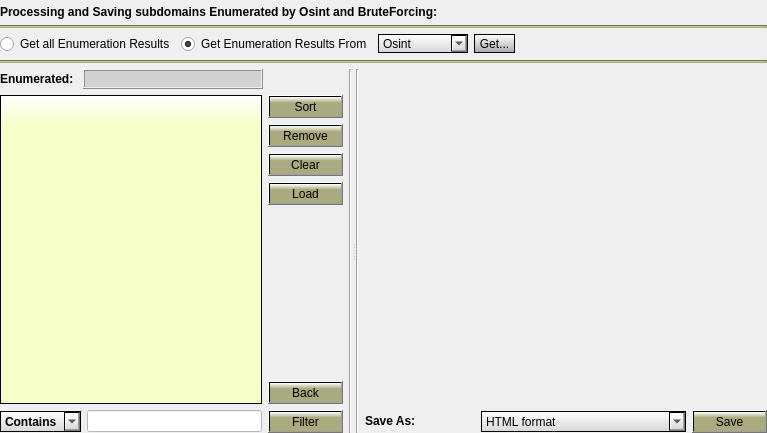
<?xml version="1.0" encoding="UTF-8"?>
<ui version="4.0">
 <class>Save</class>
 <widget class="QDialog" name="Save">
  <property name="geometry">
   <rect>
    <x>0</x>
    <y>0</y>
    <width>767</width>
    <height>433</height>
   </rect>
  </property>
  <property name="windowTitle">
   <string>Dialog</string>
  </property>
  <layout class="QVBoxLayout" name="verticalLayout_3">
   <property name="leftMargin">
    <number>0</number>
   </property>
   <property name="topMargin">
    <number>5</number>
   </property>
   <property name="rightMargin">
    <number>0</number>
   </property>
   <property name="bottomMargin">
    <number>0</number>
   </property>
   <item>
    <layout class="QVBoxLayout" name="verticalLayout_2">
     <item>
      <widget class="QLabel" name="label">
       <property name="sizePolicy">
        <sizepolicy hsizetype="Preferred" vsizetype="Maximum">
         <horstretch>0</horstretch>
         <verstretch>0</verstretch>
        </sizepolicy>
       </property>
       <property name="text">
        <string>&lt;b&gt;Processing and Saving subdomains Enumerated by Osint and BruteForcing:&lt;/b&gt;</string>
       </property>
      </widget>
     </item>
     <item>
      <widget class="Line" name="line_2">
       <property name="sizePolicy">
        <sizepolicy hsizetype="Minimum" vsizetype="Fixed">
         <horstretch>0</horstretch>
         <verstretch>0</verstretch>
        </sizepolicy>
       </property>
       <property name="styleSheet">
        <string notr="true">background-color: rgb(170, 170, 127);</string>
       </property>
       <property name="orientation">
        <enum>Qt::Horizontal</enum>
       </property>
      </widget>
     </item>
    </layout>
   </item>
   <item>
    <layout class="QVBoxLayout" name="verticalLayout_5">
     <item>
      <layout class="QHBoxLayout" name="horizontalLayout_5">
       <item>
        <widget class="QRadioButton" name="radioButton_getAll_Save">
         <property name="text">
          <string>Get all Enumeration Results</string>
         </property>
         <property name="checked">
          <bool>false</bool>
         </property>
        </widget>
       </item>
       <item>
        <widget class="QRadioButton" name="radioButton_getFrom_Save">
         <property name="text">
          <string>Get Enumeration Results From</string>
         </property>
         <property name="checked">
          <bool>true</bool>
         </property>
        </widget>
       </item>
       <item>
        <widget class="QComboBox" name="comboBox_get_Save">
         <property name="sizePolicy">
          <sizepolicy hsizetype="Minimum" vsizetype="Fixed">
           <horstretch>0</horstretch>
           <verstretch>0</verstretch>
          </sizepolicy>
         </property>
         <property name="minimumSize">
          <size>
           <width>90</width>
           <height>19</height>
          </size>
         </property>
         <property name="styleSheet">
          <string notr="true">background-color: qlineargradient(x1: 0, y1: 0, x2: 0, y2: 1, stop: 0 white, stop: 1 rgb(215, 215, 215));
border-style: solid;
border-color: black;
border-width: 1px;
border-radius: 0px;
</string>
         </property>
         <item>
          <property name="text">
           <string>Osint</string>
          </property>
         </item>
         <item>
          <property name="text">
           <string>subBrute</string>
          </property>
         </item>
         <item>
          <property name="text">
           <string>tldBrute</string>
          </property>
         </item>
         <item>
          <property name="text">
           <string>infoBrute</string>
          </property>
         </item>
         <item>
          <property name="text">
           <string>active</string>
          </property>
         </item>
        </widget>
       </item>
       <item>
        <widget class="QToolButton" name="toolButton_get_Save">
         <property name="sizePolicy">
          <sizepolicy hsizetype="Fixed" vsizetype="Fixed">
           <horstretch>0</horstretch>
           <verstretch>0</verstretch>
          </sizepolicy>
         </property>
         <property name="minimumSize">
          <size>
           <width>0</width>
           <height>19</height>
          </size>
         </property>
         <property name="maximumSize">
          <size>
           <width>200</width>
           <height>16777215</height>
          </size>
         </property>
         <property name="toolTip">
          <string/>
         </property>
         <property name="toolTipDuration">
          <number>-1</number>
         </property>
         <property name="styleSheet">
          <string notr="true">background-color: qlineargradient(x1: 0, y1: 0, x2: 0, y2: 1.5, stop: 0 white, stop: 1 grey);
border-style: solid;
border-color: black;
border-width: 1px;
border-radius: 15px</string>
         </property>
         <property name="text">
          <string>Get...</string>
         </property>
        </widget>
       </item>
       <item>
        <spacer name="horizontalSpacer">
         <property name="orientation">
          <enum>Qt::Horizontal</enum>
         </property>
         <property name="sizeHint" stdset="0">
          <size>
           <width>68</width>
           <height>17</height>
          </size>
         </property>
        </spacer>
       </item>
      </layout>
     </item>
     <item>
      <widget class="Line" name="line_4">
       <property name="styleSheet">
        <string notr="true">background-color: rgb(170, 170, 127);</string>
       </property>
       <property name="orientation">
        <enum>Qt::Horizontal</enum>
       </property>
      </widget>
     </item>
    </layout>
   </item>
   <item>
    <widget class="QSplitter" name="splitter">
     <property name="orientation">
      <enum>Qt::Horizontal</enum>
     </property>
     <widget class="QWidget" name="layoutWidget">
      <layout class="QHBoxLayout" name="horizontalLayout_3">
       <item>
        <layout class="QVBoxLayout" name="verticalLayout">
         <item>
          <layout class="QHBoxLayout" name="horizontalLayout_2">
           <item>
            <widget class="QLabel" name="label_2">
             <property name="sizePolicy">
              <sizepolicy hsizetype="Maximum" vsizetype="Preferred">
               <horstretch>0</horstretch>
               <verstretch>0</verstretch>
              </sizepolicy>
             </property>
             <property name="text">
              <string>&lt;b&gt;Enumerated: &lt;/b&gt;</string>
             </property>
            </widget>
           </item>
           <item>
            <widget class="QLabel" name="label_resultsCount_Save">
             <property name="font">
              <font>
               <weight>75</weight>
               <bold>true</bold>
              </font>
             </property>
             <property name="styleSheet">
              <string notr="true">background-color: rgb(210, 210, 210);</string>
             </property>
             <property name="frameShape">
              <enum>QFrame::Box</enum>
             </property>
             <property name="frameShadow">
              <enum>QFrame::Raised</enum>
             </property>
             <property name="text">
              <string/>
             </property>
            </widget>
           </item>
           <item>
            <spacer name="horizontalSpacer_3">
             <property name="orientation">
              <enum>Qt::Horizontal</enum>
             </property>
             <property name="sizeType">
              <enum>QSizePolicy::Maximum</enum>
             </property>
             <property name="sizeHint" stdset="0">
              <size>
               <width>80</width>
               <height>20</height>
              </size>
             </property>
            </spacer>
           </item>
          </layout>
         </item>
         <item>
          <layout class="QHBoxLayout" name="horizontalLayout_9">
           <item>
            <widget class="QListWidget" name="listWidget_results_Save">
             <property name="font">
              <font>
               <family>MS Shell Dlg 2</family>
               <pointsize>9</pointsize>
              </font>
             </property>
             <property name="styleSheet">
              <string notr="true">QWidget#listWidget_results_Save{
background-color: qlineargradient(x1: 0, y1: 0, x2: 0, y2: 1, stop: 0 white, stop: 0.1  rgb(246, 255, 199));
border-style: solid;
border-color: black;
border-width: 1px;
border-radius: 0px;
}
QListWidget::item:selected {
background-color:  rgb(199, 199, 149);
color: black;}</string>
             </property>
             <property name="selectionMode">
              <enum>QAbstractItemView::MultiSelection</enum>
             </property>
             <property name="selectionRectVisible">
              <bool>true</bool>
             </property>
            </widget>
           </item>
           <item>
            <layout class="QVBoxLayout" name="verticalLayout_11">
             <item>
              <widget class="QPushButton" name="pushButton_sort_Save">
               <property name="sizePolicy">
                <sizepolicy hsizetype="Fixed" vsizetype="Fixed">
                 <horstretch>0</horstretch>
                 <verstretch>0</verstretch>
                </sizepolicy>
               </property>
               <property name="minimumSize">
                <size>
                 <width>75</width>
                 <height>23</height>
                </size>
               </property>
               <property name="maximumSize">
                <size>
                 <width>75</width>
                 <height>23</height>
                </size>
               </property>
               <property name="styleSheet">
                <string notr="true">background-color: qlineargradient(x1: 0, y1: 0, x2: 0, y2: 1, stop: 0 white, stop: 0.3 rgb(170, 170, 127));</string>
               </property>
               <property name="text">
                <string>Sort</string>
               </property>
              </widget>
             </item>
             <item>
              <widget class="QPushButton" name="pushButton_remove_Save">
               <property name="sizePolicy">
                <sizepolicy hsizetype="Fixed" vsizetype="Fixed">
                 <horstretch>0</horstretch>
                 <verstretch>0</verstretch>
                </sizepolicy>
               </property>
               <property name="minimumSize">
                <size>
                 <width>75</width>
                 <height>23</height>
                </size>
               </property>
               <property name="styleSheet">
                <string notr="true">background-color: qlineargradient(x1: 0, y1: 0, x2: 0, y2: 1, stop: 0 white, stop: 0.3 rgb(170, 170, 127));</string>
               </property>
               <property name="text">
                <string>Remove</string>
               </property>
              </widget>
             </item>
             <item>
              <widget class="QPushButton" name="pushButton_clearResults_Save">
               <property name="sizePolicy">
                <sizepolicy hsizetype="Fixed" vsizetype="Fixed">
                 <horstretch>0</horstretch>
                 <verstretch>0</verstretch>
                </sizepolicy>
               </property>
               <property name="minimumSize">
                <size>
                 <width>75</width>
                 <height>23</height>
                </size>
               </property>
               <property name="styleSheet">
                <string notr="true">background-color: qlineargradient(x1: 0, y1: 0, x2: 0, y2: 1, stop: 0 white, stop: 0.3 rgb(170, 170, 127));</string>
               </property>
               <property name="text">
                <string>Clear</string>
               </property>
              </widget>
             </item>
             <item>
              <widget class="QPushButton" name="pushButton_load_Save">
               <property name="sizePolicy">
                <sizepolicy hsizetype="Fixed" vsizetype="Fixed">
                 <horstretch>0</horstretch>
                 <verstretch>0</verstretch>
                </sizepolicy>
               </property>
               <property name="minimumSize">
                <size>
                 <width>75</width>
                 <height>23</height>
                </size>
               </property>
               <property name="styleSheet">
                <string notr="true">background-color: qlineargradient(x1: 0, y1: 0, x2: 0, y2: 1, stop: 0 white, stop: 0.3 rgb(170, 170, 127));</string>
               </property>
               <property name="text">
                <string>Load</string>
               </property>
              </widget>
             </item>
             <item>
              <spacer name="verticalSpacer_2">
               <property name="orientation">
                <enum>Qt::Vertical</enum>
               </property>
               <property name="sizeHint" stdset="0">
                <size>
                 <width>20</width>
                 <height>40</height>
                </size>
               </property>
              </spacer>
             </item>
             <item>
              <widget class="QPushButton" name="pushButton_back_Save">
               <property name="sizePolicy">
                <sizepolicy hsizetype="Fixed" vsizetype="Fixed">
                 <horstretch>0</horstretch>
                 <verstretch>0</verstretch>
                </sizepolicy>
               </property>
               <property name="minimumSize">
                <size>
                 <width>75</width>
                 <height>23</height>
                </size>
               </property>
               <property name="styleSheet">
                <string notr="true">background-color: qlineargradient(x1: 0, y1: 0, x2: 0, y2: 1, stop: 0 white, stop: 0.3 rgb(170, 170, 127));</string>
               </property>
               <property name="text">
                <string>Back</string>
               </property>
              </widget>
             </item>
            </layout>
           </item>
          </layout>
         </item>
         <item>
          <layout class="QHBoxLayout" name="horizontalLayout_4">
           <item>
            <widget class="QComboBox" name="comboBox_filter_Save">
             <property name="minimumSize">
              <size>
               <width>0</width>
               <height>21</height>
              </size>
             </property>
             <property name="font">
              <font>
               <weight>75</weight>
               <bold>true</bold>
              </font>
             </property>
             <property name="styleSheet">
              <string notr="true">background-color: qlineargradient(x1: 0, y1: 0, x2: 0, y2: 1, stop: 0 white, stop: 1 rgb(215, 215, 215));
border-style: solid;
border-color: black;
border-width: 1px;
border-radius: 0px;
</string>
             </property>
             <property name="currentIndex">
              <number>2</number>
             </property>
             <property name="iconSize">
              <size>
               <width>17</width>
               <height>17</height>
              </size>
             </property>
             <item>
              <property name="text">
               <string>Ends with</string>
              </property>
             </item>
             <item>
              <property name="text">
               <string>Starts with</string>
              </property>
             </item>
             <item>
              <property name="text">
               <string>Contains</string>
              </property>
             </item>
            </widget>
           </item>
           <item>
            <widget class="QLineEdit" name="lineEdit_filter_Save">
             <property name="styleSheet">
              <string notr="true">background-color: rgb(255, 255, 255);</string>
             </property>
            </widget>
           </item>
           <item>
            <widget class="QPushButton" name="pushButton_filter_Save">
             <property name="sizePolicy">
              <sizepolicy hsizetype="Fixed" vsizetype="Fixed">
               <horstretch>0</horstretch>
               <verstretch>0</verstretch>
              </sizepolicy>
             </property>
             <property name="minimumSize">
              <size>
               <width>75</width>
               <height>23</height>
              </size>
             </property>
             <property name="styleSheet">
              <string notr="true">background-color: qlineargradient(x1: 0, y1: 0, x2: 0, y2: 1, stop: 0 white, stop: 0.3 rgb(170, 170, 127));</string>
             </property>
             <property name="text">
              <string>Filter</string>
             </property>
            </widget>
           </item>
          </layout>
         </item>
        </layout>
       </item>
       <item>
        <widget class="Line" name="line">
         <property name="orientation">
          <enum>Qt::Vertical</enum>
         </property>
        </widget>
       </item>
      </layout>
     </widget>
     <widget class="QWidget" name="layoutWidget_3">
      <layout class="QHBoxLayout" name="horizontalLayout_13">
       <item>
        <widget class="Line" name="line_6">
         <property name="orientation">
          <enum>Qt::Vertical</enum>
         </property>
        </widget>
       </item>
       <item>
        <layout class="QVBoxLayout" name="verticalLayout_7">
         <item>
          <spacer name="verticalSpacer">
           <property name="orientation">
            <enum>Qt::Vertical</enum>
           </property>
           <property name="sizeHint" stdset="0">
            <size>
             <width>396</width>
             <height>13</height>
            </size>
           </property>
          </spacer>
         </item>
         <item>
          <layout class="QHBoxLayout" name="horizontalLayout_6">
           <item>
            <widget class="QLabel" name="label_5">
             <property name="sizePolicy">
              <sizepolicy hsizetype="Maximum" vsizetype="Preferred">
               <horstretch>0</horstretch>
               <verstretch>0</verstretch>
              </sizepolicy>
             </property>
             <property name="minimumSize">
              <size>
               <width>110</width>
               <height>0</height>
              </size>
             </property>
             <property name="maximumSize">
              <size>
               <width>16777215</width>
               <height>16777215</height>
              </size>
             </property>
             <property name="styleSheet">
              <string notr="true"/>
             </property>
             <property name="frameShape">
              <enum>QFrame::NoFrame</enum>
             </property>
             <property name="frameShadow">
              <enum>QFrame::Sunken</enum>
             </property>
             <property name="lineWidth">
              <number>1</number>
             </property>
             <property name="text">
              <string>&lt;b&gt;Save As:&lt;/b&gt;</string>
             </property>
            </widget>
           </item>
           <item>
            <widget class="QComboBox" name="comboBox_saveFormat_Save">
             <property name="sizePolicy">
              <sizepolicy hsizetype="Preferred" vsizetype="Fixed">
               <horstretch>0</horstretch>
               <verstretch>0</verstretch>
              </sizepolicy>
             </property>
             <property name="minimumSize">
              <size>
               <width>150</width>
               <height>21</height>
              </size>
             </property>
             <property name="styleSheet">
              <string notr="true">background-color: qlineargradient(x1: 0, y1: 0, x2: 0, y2: 1, stop: 0 white, stop: 1 rgb(215, 215, 215));
border-style: solid;
border-color: black;
border-width: 1px;
border-radius: 0px;
</string>
             </property>
             <item>
              <property name="text">
               <string>HTML format</string>
              </property>
             </item>
             <item>
              <property name="text">
               <string>Text Format</string>
              </property>
             </item>
             <item>
              <property name="text">
               <string>xls Format</string>
              </property>
             </item>
             <item>
              <property name="text">
               <string>json Format</string>
              </property>
             </item>
             <item>
              <property name="text">
               <string>csv Format</string>
              </property>
             </item>
             <item>
              <property name="text">
               <string>xml Format</string>
              </property>
             </item>
            </widget>
           </item>
           <item>
            <widget class="QPushButton" name="pushButton_save_saveResults">
             <property name="sizePolicy">
              <sizepolicy hsizetype="Fixed" vsizetype="Fixed">
               <horstretch>0</horstretch>
               <verstretch>0</verstretch>
              </sizepolicy>
             </property>
             <property name="maximumSize">
              <size>
               <width>75</width>
               <height>23</height>
              </size>
             </property>
             <property name="styleSheet">
              <string notr="true">background-color: qlineargradient(x1: 0, y1: 0, x2: 0, y2: 1, stop: 0 white, stop: 0.3 rgb(170, 170, 127));</string>
             </property>
             <property name="text">
              <string>Save</string>
             </property>
            </widget>
           </item>
          </layout>
         </item>
        </layout>
       </item>
      </layout>
     </widget>
    </widget>
   </item>
  </layout>
 </widget>
 <resources/>
 <connections/>
</ui>
